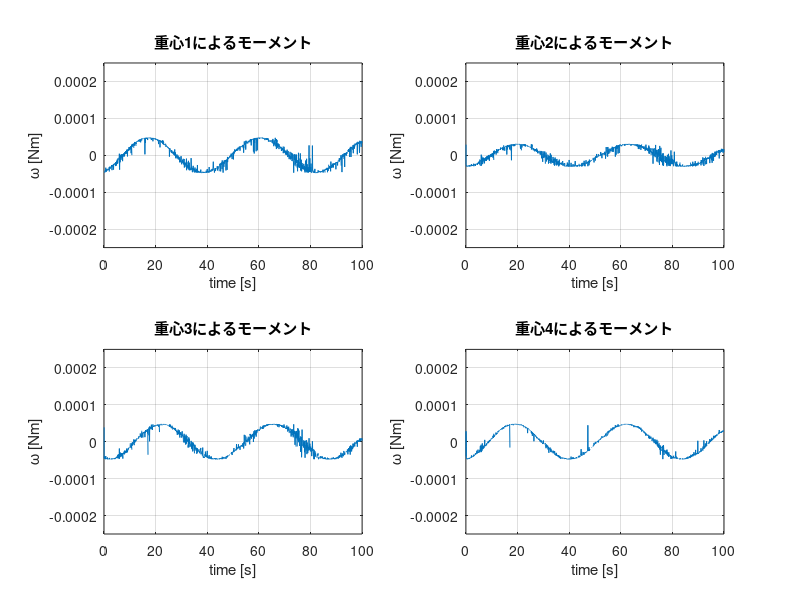
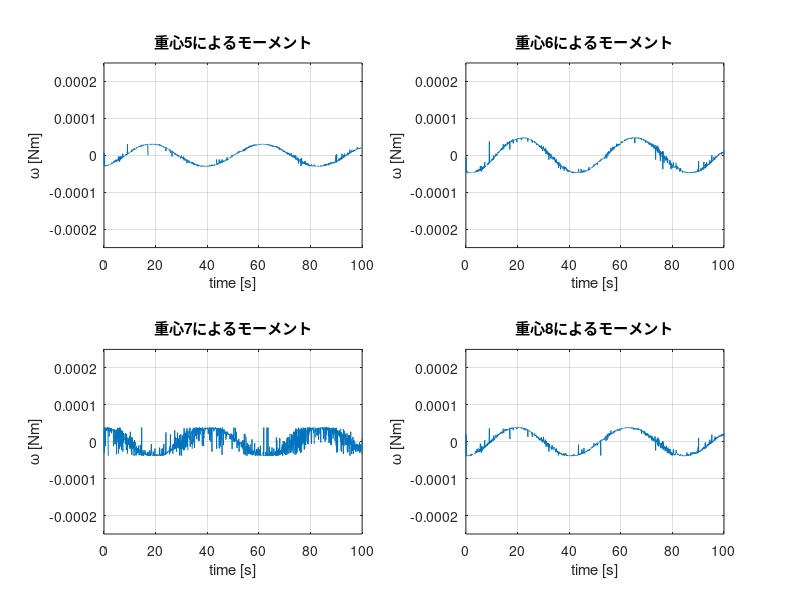

Here is the MATLAB script that generated these plots, in order:
% friction.mを実行後の利用を推奨
% それぞれの点における摩擦力モーメントを描画するプログラム
% 指定した点で求めたモーメントを利用して合摩擦力モーメントを計算する

% 変数初期化
clear;

% 検索フォルダの追加
addpath('.', '-end');
addpath('res', '-end');

% .matファイルの読み込み
load_data = load('res/friction_moment.mat');
Friction_moment = load_data.friction_moment;

time = Friction_moment(:, 1);

moment1 = Friction_moment(:, 2);
moment2 = Friction_moment(:, 3);
moment3 = Friction_moment(:, 4);
moment4 = Friction_moment(:, 5);
moment5 = Friction_moment(:, 6);
moment6 = Friction_moment(:, 7);
moment7 = Friction_moment(:, 8);
moment8 = Friction_moment(:, 9);

x = time;

figure;

% 1行目のサブプロット
subplot(2, 2, 1);
y1 = moment1;
plot(x, y1);
title('重心1によるモーメント');
xlabel('time [s]');
ylabel('\omega [Nm]');
%ylim([-0.005, 0.005]);
ylim([-0.00025, 0.00025]);
hold on;
grid on;

subplot(2, 2, 2);
y2 = moment2;
plot(x, y2);
title('重心2によるモーメント');
xlabel('time [s]');
ylabel('\omega [Nm]');
%ylim([-0.005, 0.005]);
ylim([-0.00025, 0.00025]);
hold on;
grid on;

% 2行目のサブプロット
subplot(2, 2, 3);
y3 = moment3;
plot(x, y3);
title('重心3によるモーメント');
xlabel('time [s]');
ylabel('\omega [Nm]');
%ylim([-0.005, 0.005]);
ylim([-0.00025, 0.00025]);
hold on;
grid on;

subplot(2, 2, 4);
y4 = moment4;
plot(x, y4);
title('重心4によるモーメント');
xlabel('time [s]');
ylabel('\omega [Nm]');
%ylim([-0.005, 0.005]);
ylim([-0.00025, 0.00025]);
hold on;
grid on;

% Figure2の作成
figure;

% 1行目のサブプロット
subplot(2, 2, 1);
y5 = moment5;
plot(x, y5);
title('重心5によるモーメント');
xlabel('time [s]');
ylabel('\omega [Nm]');
%ylim([-0.005, 0.005]);
ylim([-0.00025, 0.00025]);
hold on;
grid on;

subplot(2, 2, 2);
y6 = moment6;
plot(x, y6);
title('重心6によるモーメント');
xlabel('time [s]');
ylabel('\omega [Nm]');
%ylim([-0.005, 0.005]);
ylim([-0.00025, 0.00025]);
hold on;
grid on;

% 2行目のサブプロット
subplot(2, 2, 3);
y7 = moment7;
plot(x, y7);
title('重心7によるモーメント');
xlabel('time [s]');
ylabel('\omega [Nm]');
%ylim([-0.005, 0.005]);
ylim([-0.00025, 0.00025]);
hold on;
grid on;

subplot(2, 2, 4);
y8 = moment8;
plot(x, y8);
title('重心8によるモーメント');
xlabel('time [s]');
ylabel('\omega [Nm]');
%ylim([-0.005, 0.005]);
ylim([-0.00025, 0.00025]);
hold on;
grid on;
